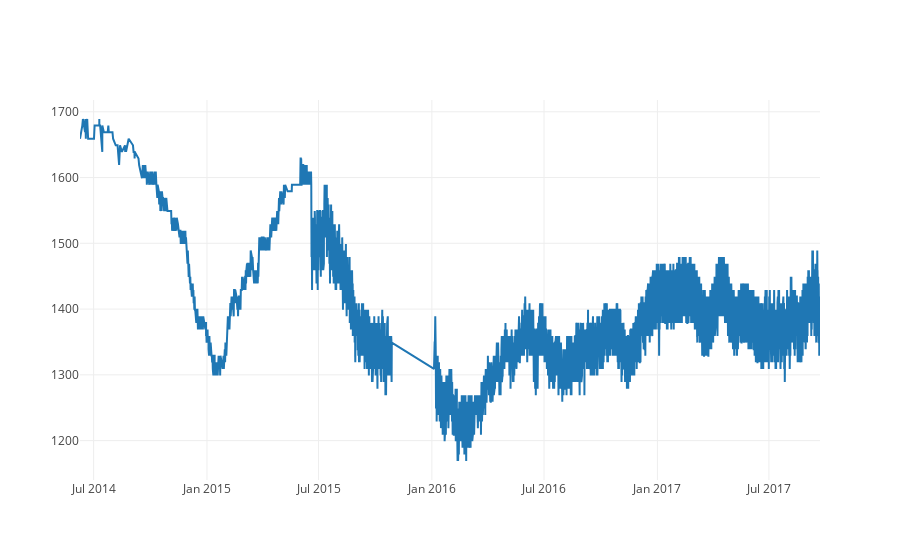

The code cell stored with this chart in its notebook:
### Code cell
iplot([{"x": [get_datetime_from_string(str(x)) for x in df.Timestamp], "y": df.Price}])

### Figure 1 — Plotly figure (JSON) as saved in the notebook; plotly's stock layout.template omitted (floating-point values rounded to 4 significant figures; data arrays with more than 128 entries replaced by an {"elided": "..."} marker saying what was removed)
{"data": [{"x": {"elided": "6660 str values"}, "y": {"elided": "6660 int values"}}], "layout": {}}
